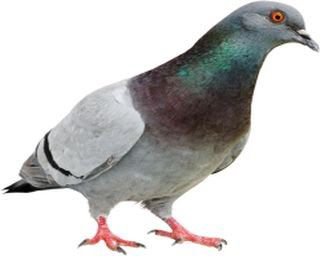
#> input picture Lab-4/queryimage.png, 320 x 256 px
$ jupyter execute --allow-errors CS21B2037_Q2.ipynb
#> lines starting #> are read from the running program, lines starting #| are printed output that depends on the picture; long printed decimals are rounded
[cell 1]
import cv2
import numpy as np
import matplotlib.pyplot as plt

[cell 2]
def hist_norm(img,bin_size=256):
    hist = cv2.calcHist([img],[0,1,2],None,[bin_size,bin_size,bin_size],[0,256,0,256,0,256])
    norm_hist = cv2.normalize(hist,hist).flatten()
    return norm_hist

[cell 3]
query_img = cv2.imread('queryimage.png')
#> query_img is the input picture: shape (256, 320, 3); mean B, G, R 201.1, 202, 203.2
ref_img1 = cv2.imread('refimage1.png')
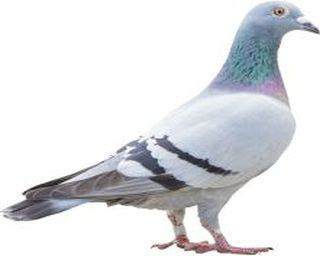
#> input picture Lab-4/refimage1.png, 320 x 256 px
#> ref_img1 is the input picture: shape (256, 320, 3); mean B, G, R 227.7, 224.7, 223.4
ref_img2 = cv2.imread('refimage2.png')
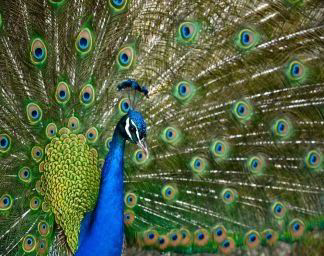
#> input picture Lab-4/refimage2.png, 324 x 256 px
#> ref_img2 is the input picture: shape (256, 324, 3); mean B, G, R 65, 98, 82.4

images = [query_img, ref_img1, ref_img2]

for i in range(len(images)):
    images[i] = cv2.cvtColor(images[i], cv2.COLOR_BGR2RGB)
    print(f"Image {i+1} shape: {images[i].shape}")
#> this loop made 3 passes
#| Image 1 shape: (256, 320, 3)
#| Image 2 shape: (256, 320, 3)
#| Image 3 shape: (256, 324, 3)
#> after the loop, images = 3 items

plt.figure(figsize=(20, 5))
for i in range(len(images)):
    plt.subplot(1, 3, i+1)
    plt.imshow(images[i])
    plt.title(f"Image {i+1}")
    plt.axis('off')
plt.show()
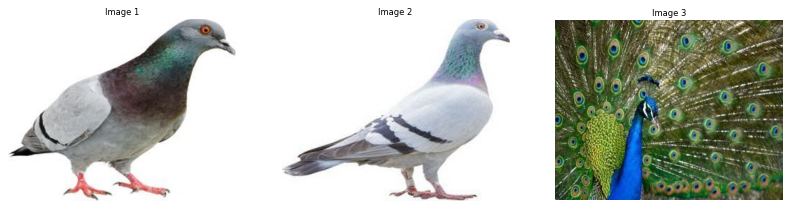
#> figure drawn by matplotlib, 3 panels

[cell 4]
norm_hists = [hist_norm(img) for img in images]
#> norm_hists = 3 items

[cell 5]
plt.figure(figsize=(20, 5))
#> (the rest of this cell did not finish here and is left out)

[cell 6]
distances = [cv2.compareHist(norm_hists[0], norm_hists[i], cv2.HISTCMP_BHATTACHARYYA) for i in range(1, len(norm_hists))]
#> distances = [0.595, 0.998]
print(f"Distance between query image and reference image 1: {distances[0]}")
#| Distance between query image and reference image 1: 0.5953
print(f"Distance between query image and reference image 2: {distances[1]}")
#| Distance between query image and reference image 2: 0.9976
